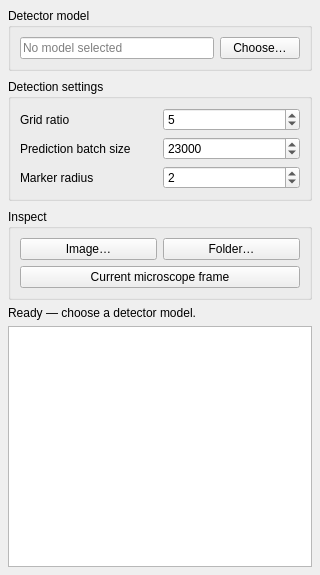
<?xml version="1.0" encoding="UTF-8"?>
<ui version="4.0">
 <class>Form</class>
 <widget class="QWidget" name="Form">
  <property name="geometry"><rect><x>0</x><y>0</y><width>320</width><height>575</height></rect></property>
  <property name="windowTitle"><string>A-Eye</string></property>
  <layout class="QVBoxLayout" name="a_eye_root_layout">
   <property name="spacing"><number>6</number></property>
   <property name="leftMargin"><number>8</number></property><property name="topMargin"><number>8</number></property><property name="rightMargin"><number>8</number></property><property name="bottomMargin"><number>8</number></property>
   <item><widget class="QScrollArea" name="a_eye_settings_scroll_area">
    <property name="frameShape"><enum>QFrame::NoFrame</enum></property>
    <property name="horizontalScrollBarPolicy"><enum>Qt::ScrollBarAlwaysOff</enum></property>
    <property name="verticalScrollBarPolicy"><enum>Qt::ScrollBarAsNeeded</enum></property>
    <property name="widgetResizable"><bool>true</bool></property>
    <property name="maximumHeight"><number>280</number></property>
    <widget class="QWidget" name="a_eye_settings_content">
     <property name="geometry"><rect><x>0</x><y>0</y><width>286</width><height>295</height></rect></property>
     <layout class="QVBoxLayout" name="a_eye_settings_layout">
      <property name="spacing"><number>8</number></property>
      <property name="leftMargin"><number>0</number></property><property name="topMargin"><number>0</number></property><property name="rightMargin"><number>0</number></property><property name="bottomMargin"><number>0</number></property>
      <item><widget class="QGroupBox" name="model_group">
       <property name="title"><string>Detector model</string></property>
       <layout class="QGridLayout" name="model_layout">
        <item row="0" column="0"><widget class="QLineEdit" name="chose_model_lineEdit"><property name="placeholderText"><string>No model selected</string></property><property name="readOnly"><bool>true</bool></property></widget></item>
        <item row="0" column="1"><widget class="QPushButton" name="chose_model_btn"><property name="text"><string>Choose…</string></property></widget></item>
       </layout>
      </widget></item>
      <item><widget class="QGroupBox" name="detector_settings_group">
       <property name="title"><string>Detection settings</string></property>
       <layout class="QGridLayout" name="detector_settings_layout">
        <item row="0" column="0"><widget class="QLabel" name="label_ratio"><property name="text"><string>Grid ratio</string></property></widget></item>
        <item row="0" column="1"><widget class="QSpinBox" name="ratio_spin"><property name="minimum"><number>1</number></property><property name="maximum"><number>100</number></property><property name="value"><number>5</number></property></widget></item>
        <item row="1" column="0"><widget class="QLabel" name="label_bs"><property name="text"><string>Prediction batch size</string></property><property name="wordWrap"><bool>true</bool></property></widget></item>
        <item row="1" column="1"><widget class="QSpinBox" name="pred_batch_size_spin"><property name="maximum"><number>99999</number></property><property name="value"><number>23000</number></property></widget></item>
        <item row="2" column="0"><widget class="QLabel" name="label_radius"><property name="text"><string>Marker radius</string></property></widget></item>
        <item row="2" column="1"><widget class="QSpinBox" name="radius_spin"><property name="minimum"><number>1</number></property><property name="maximum"><number>50</number></property><property name="value"><number>2</number></property></widget></item>
       </layout>
      </widget></item>
      <item><widget class="QGroupBox" name="inspection_group">
       <property name="title"><string>Inspect</string></property>
       <layout class="QGridLayout" name="inspection_layout">
        <item row="0" column="0"><widget class="QPushButton" name="check_an_img_btn"><property name="text"><string>Image…</string></property></widget></item>
        <item row="0" column="1"><widget class="QPushButton" name="check_fldr_btn"><property name="text"><string>Folder…</string></property></widget></item>
        <item row="1" column="0" colspan="2"><widget class="QPushButton" name="check_current_win_btn"><property name="text"><string>Current microscope frame</string></property></widget></item>
       </layout>
      </widget></item>
     </layout>
    </widget>
   </widget></item>
   <item><widget class="QLabel" name="info"><property name="text"><string>Ready — choose a detector model.</string></property><property name="wordWrap"><bool>true</bool></property><property name="statusState" stdset="0"><string>neutral</string></property></widget></item>
   <item><widget class="QGraphicsView" name="graphicsView"><property name="minimumSize"><size><width>80</width><height>100</height></size></property><property name="toolTip"><string>Double-click a result to inspect it at full size.</string></property><property name="backgroundBrush"><brush brushstyle="SolidPattern"><color alpha="255"><red>229</red><green>233</green><blue>237</blue></color></brush></property></widget></item>
  </layout>
 </widget>
 <resources/>
 <connections/>
</ui>
